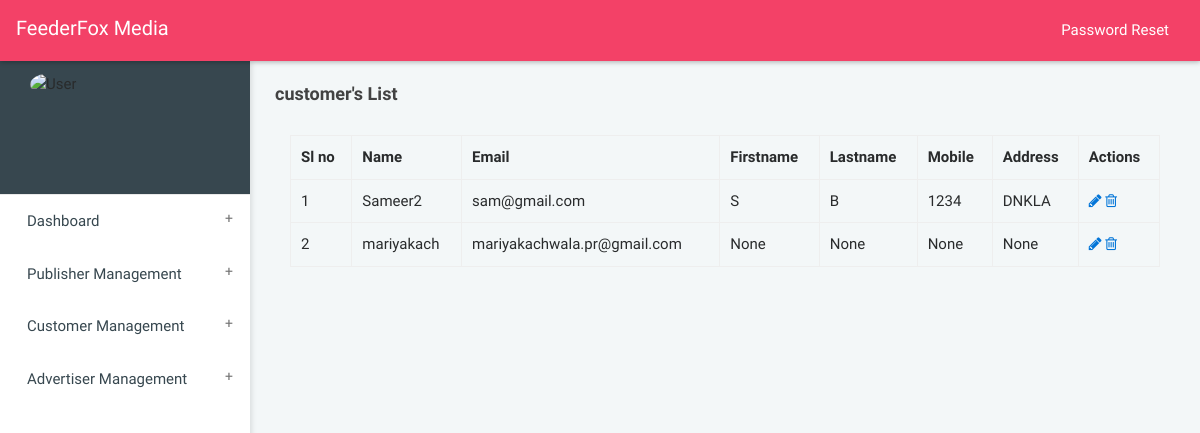
/accounts/customer_list/, run on an earlier commit of the app's database.
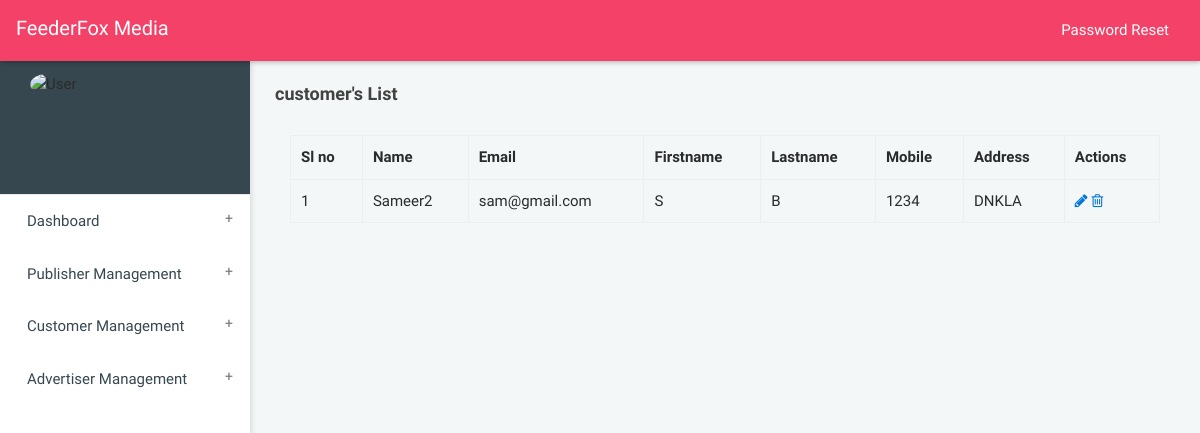
And on a later commit of the database.
### accounts/models.py (models this page shows, shortened)
class Profile(models.Model):
    user = models.OneToOneField(User, on_delete = models.CASCADE)
    username = models.CharField(max_length=100)
    email = models.EmailField()
    Account_type = models.CharField(max_length=100,choices=ACCCOUNT_TYPES_CHOICES)
    Company_Name = models.CharField(max_length=100,blank=True,null=True)
    Firstname = models.CharField(max_length=100,blank=True,null=True)
    Lastname = models.CharField(max_length=100,blank=True,null=True)
    Address = models.CharField(max_length=1000,blank=True,null=True)
    Mobile = models.CharField(max_length=100,blank=True,null=True)

### accounts/views.py (the view)
def customer_list(request):
	customers = Profile.objects.filter(Account_type=2)
	context = {'customers':customers}
	return render(request,'customer_list.html',context)

### home/templates/customer_list.html (shortened to what this page needs)
{% load static %}
{% load crispy_forms_tags %}
{% load widget_tweaks %}
<!DOCTYPE html>
<html>
<head>
<link rel="stylesheet" href=" {% static 'dist/css/bootstrap.min_admin.css' %}">
<link rel="stylesheet" href="{% static 'dist/css/jquery-jvectormap-2.0.3.css' %}"/>
<link rel="stylesheet" href="{% static 'dist/css/main.css' %}">
<link rel="stylesheet" href="{% static 'dist/css/all-themes.css' %}" />
      <link rel="stylesheet" href="https://cdnjs.cloudflare.com/ajax/libs/font-awesome/4.7.0/css/font-awesome.min.css">
<link rel="stylesheet" href="https://cdnjs.cloudflare.com/ajax/libs/material-design-iconic-font/2.2.0/css/material-design-iconic-font.min.css">
</head>
<body class="theme-red">
<nav class="navbar">
    <div class="col-12">
        <div class="navbar-header">
            <a class="navbar-brand" href="index.html">FeederFox Media</a>
        </div>
        <ul class="nav navbar-nav navbar-right">
            <li><a href=" {% url 'accounts:logout' %} " class="mega-menu" data-close="true"><i class="zmdi zmdi-power"></i></a></li>
            <li><a href=" {% url 'account_change_password' %} "  >Password Reset</a></li>
        </ul>
    </div>
</nav>
<aside id="leftsidebar" class="sidebar">
<div class="user-info">
        <div class="container">
            <div class="image"> <img src="/static/dist/images/logos/logo.png" style="align-self: center;" width="150" height="150" alt="User" /> </div>
        </div>
    </div>
    <div class="menu">
        <ul class="list">
            <li> <a href=" {% url 'dashboard' %} " class="menu-toggle"><span>Dashboard</span></a></li>
            <li> <a href="#" class="menu-toggle"><span> Publisher Management </span> </a>
                 </li>
            <li> <a href="#" class="menu-toggle"><span> Customer Management </span> </a>
                 </li>
            <li> <a href="#" class="menu-toggle"> <span> Advertiser Management </span> </a>
                 </li>
    </div>
</aside>
<section class="content home">
    <div class="container-fluid">
        <div class="block-header">
            <div class="row">
                <div class="col-lg-12 col-md-6 col-sm-7">
                    <h2>customer's List</h2>
                </div>
            </div>
        </div>
                        <div class="container">
                    <table class="table table-bordered">
                        <tr>
                            <th>Sl no </th>
                            <th> Name </th>
                            <th>Email  </th>
                            <th>Firstname</th>
                            <th>Lastname</th>
                           <th>Mobile</th>
                           <th>Address</th>
                           <th>Actions</th>
                        </tr>
                        {% for customer in customers %}
                        <tr>
                            <td>{{ forloop.counter }}</td>
                            <td> {{ customer.username }} </td>
                            <td>{{ customer.email }}</td>
                            <td>{{ customer.Firstname }} </td>
                            <td>{{ customer.Lastname }} </td>
                            <td>{{ customer.Mobile }} </td>
                            <td>{{ customer.Address }} </td>
                            <td><a href=" {% url 'accounts:edit_customers' customer.id %}" title="view/edit" data-rel="tooltip"> <span class="fa fa-pencil"></span></a>
                                <a href=" {% url 'accounts:delete_customer' customer.id %}" title="delete" data-rel="tooltip"><span class="fa fa-trash-o"></span></a>
                            </td>
                        </tr>
                        {% endfor %}
                    </table>
      </div>
    </div>
</section>
</body>
</html>

What changed in the data, as far as the page shows it:
removed Profile: username "mariyakach", email "mariyakachwala.pr@gmail.com", Firstname "None", Lastname "None", Mobile "None", Address "None"
